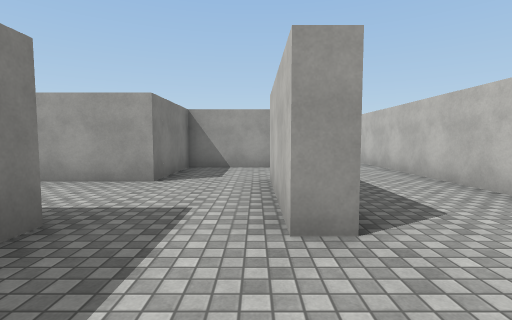
View 1 (above)

21 first-person views from a walk through a scene from a Unity 3-D project. The camera is 1.4 m above the floor, tilts 4° down and sees 85° across. The floor is counted in squares, 2 m on a side. Each view is taken from the middle of a square. On the plan, view 1 faces up. The plan holds only what a view shows up to about 9 squares ahead; the rest is blank. The player is left out. Surface patterns are stand-ins for the level's own textures.

View 2
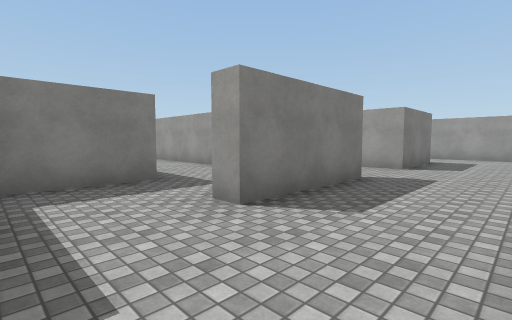

View 3
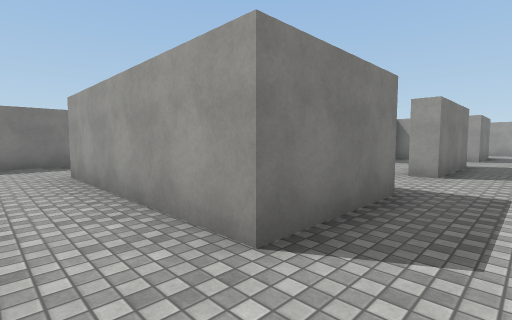

View 4
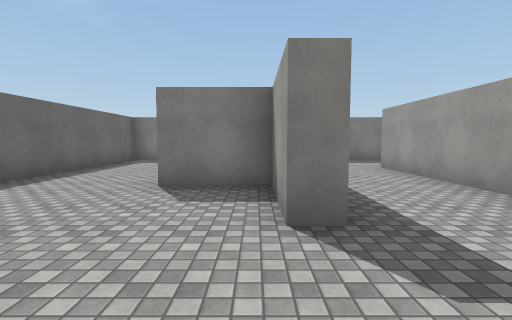

View 5
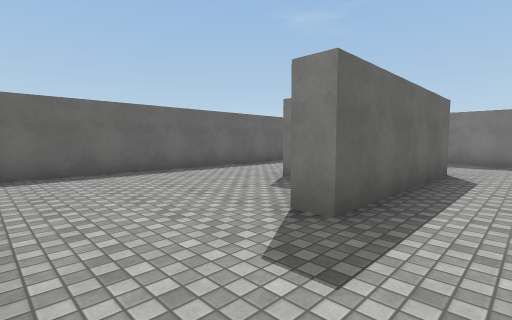

View 6
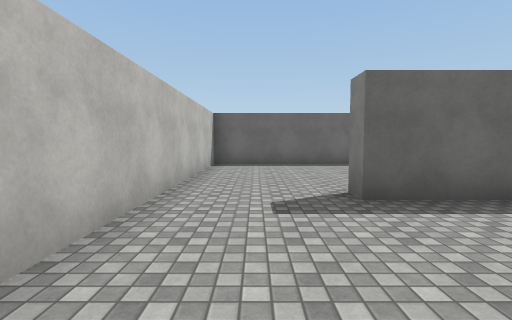

View 7
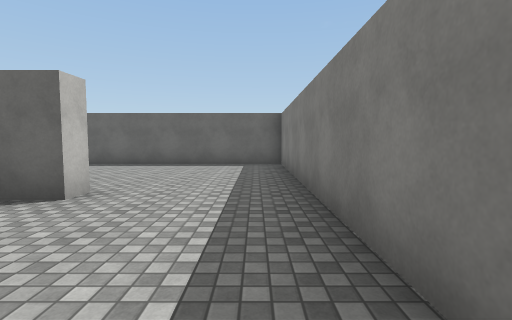

View 8
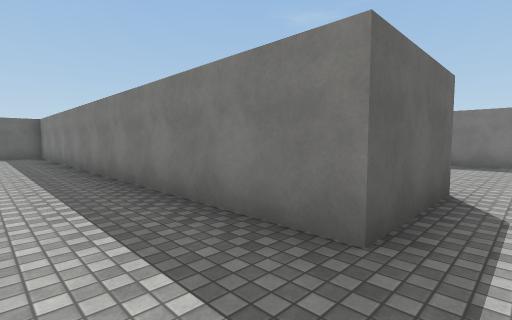

View 9
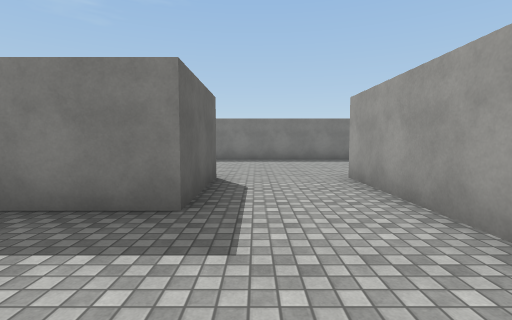

View 10
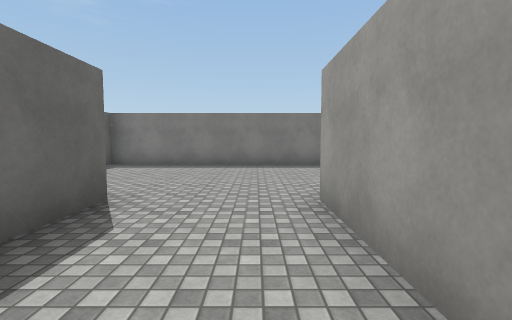

View 11
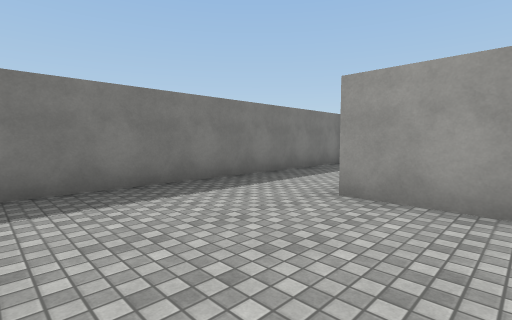

View 12
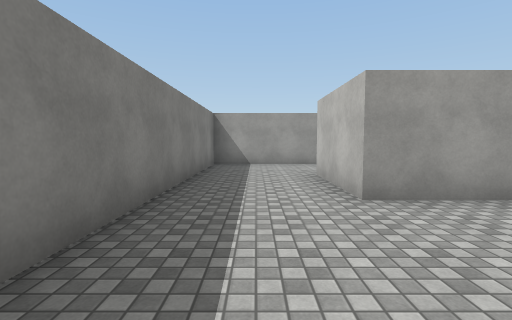

View 13
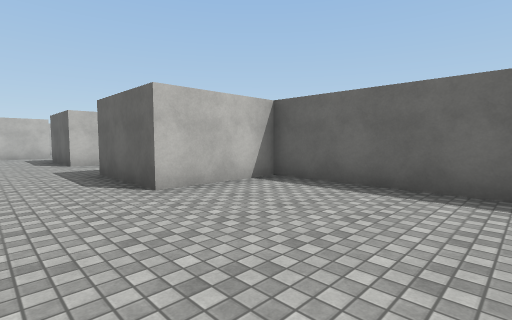

View 14
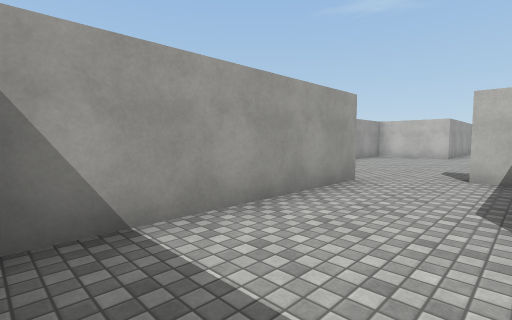

View 15
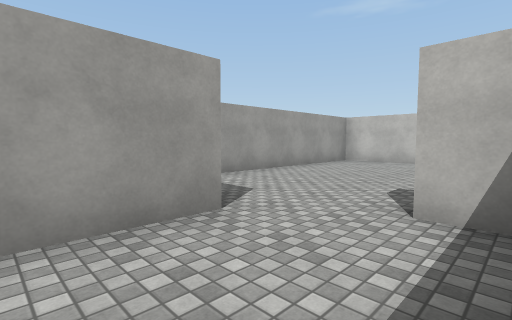

View 16
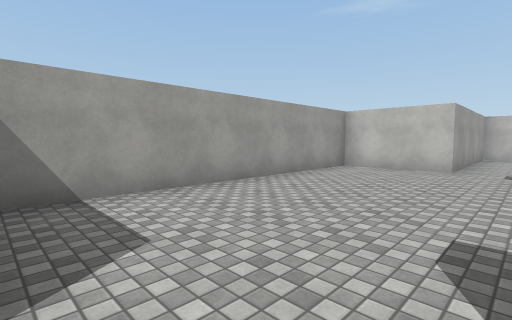

View 17
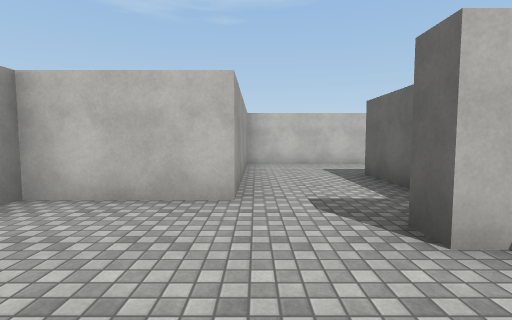

View 18
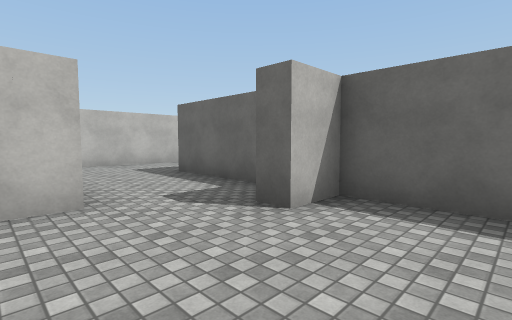

View 19
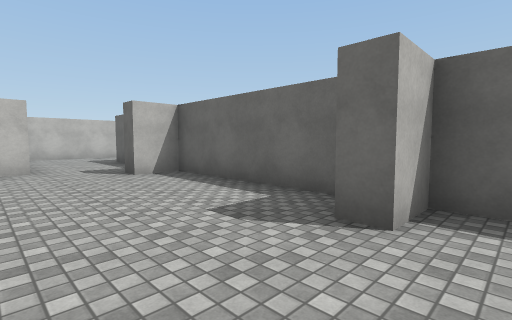

View 20
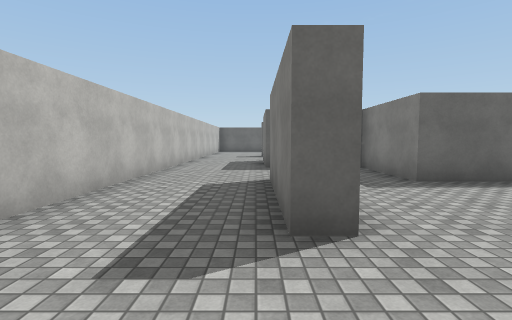

View 21
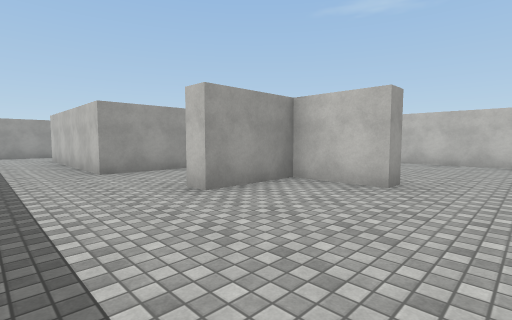

### Floor plan
Points are (right, up) in squares from view 1. A wall is a line through its corners. A room is listed if a view was taken in it or the views show most of it. See-through windows are left out.
Room 1 (views 1, 2, 3, 4, 5, 6, 7, 8, 9, 10, 21)
walls: (-1.7, -5.8) (-3.8, -5.8) (-3.8, -5.2) (0.8, -5.2) (0.8, -5.8) (-1.3, -5.8) (-1.3, -7.5) (-1.7, -7.5) (-1.7, -5.8); (0.8, -0.1) (0.8, -2.7) (-4.2, -2.7) (-4.2, 2.3) (-1.7, 2.3) (-1.7, -0.2); (0.8, 2) (0.3, 2) (0.3, 5); (-1.7, 4.8) (-9.2, 4.8); (-9.3, 2.3) (-6.8, 2.3) (-6.8, -10.2) (3.2, -10.2) (3.2, 1.5)
ways out: opening at (-10, 3.5) to room 2; opening at (-0.5, 5) to room 2; opening at (2.5, 2.5) to room 2
Room 2 (views 11, 12, 13, 14, 15, 16, 17, 18, 19, 20)
walls: (-8.9, 9.7) (-3.5, 9.7); (-9.1, 12.2) (-14.2, 12.2) (-14.2, -0.3) (-9.3, -0.3) (-9.3, 2.3); (-1.8, 9.7) (0.8, 9.7) (0.8, 7.3) (-1.7, 7.3) (-1.7, 4.8); (-10, 7.3) (-11.7, 7.3) (-11.7, 9.8); (0.3, 5) (0.8, 5) (0.8, 2); (3.2, 1.5) (3.2, 12.2) (-1.7, 12.2) (-1.7, 14.7) (-8.9, 14.7)
ways out: opening at (-10, 3.5) to room 1; opening at (-0.5, 5) to room 1; opening at (2.5, 2.5) to room 1
objects: other object (-8, 10); other object (-3, 10)

Positions as (right, up) in squares from view 1, and headings:
1: (0, 0), facing up
2: (3, 0), facing up-left
3: (2, -4), facing up-left
4: (3, -6), facing left
5: (3, -4), facing down-left
6: (2, -2), facing down
7: (-6, -2), facing down
8: (-5, 3), facing down-left
9: (-4, 3), facing left
10: (-6, 4), facing left
11: (-10, 4), facing up-left
12: (-13, 4), facing up
13: (-13, 4), facing down-right
14: (-14, 10), facing up-right
15: (-11, 10), facing up-right
16: (-9, 11), facing up-right
17: (-5, 12), facing right
18: (-5, 13), facing down-right
19: (-9, 13), facing down-right
20: (1, 7), facing down
21: (-6, -9), facing up-right
